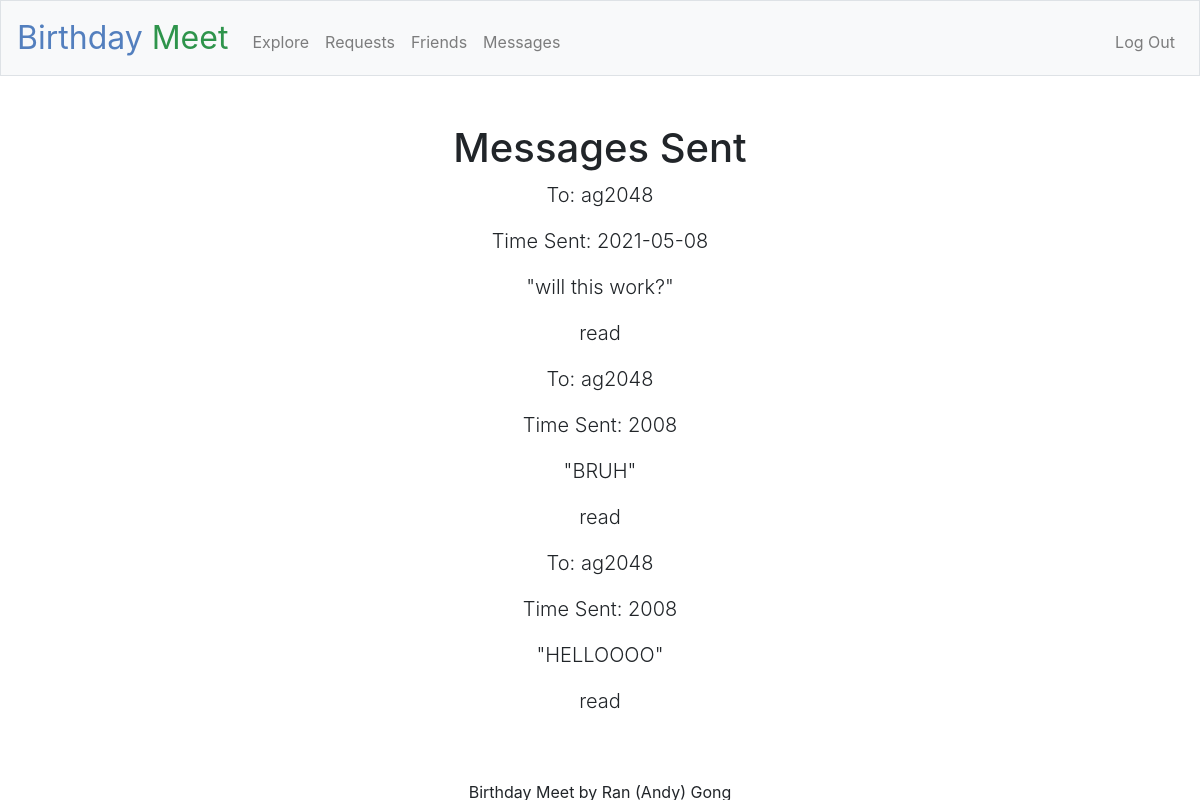
Before: /sent (signed in) with the older database file.
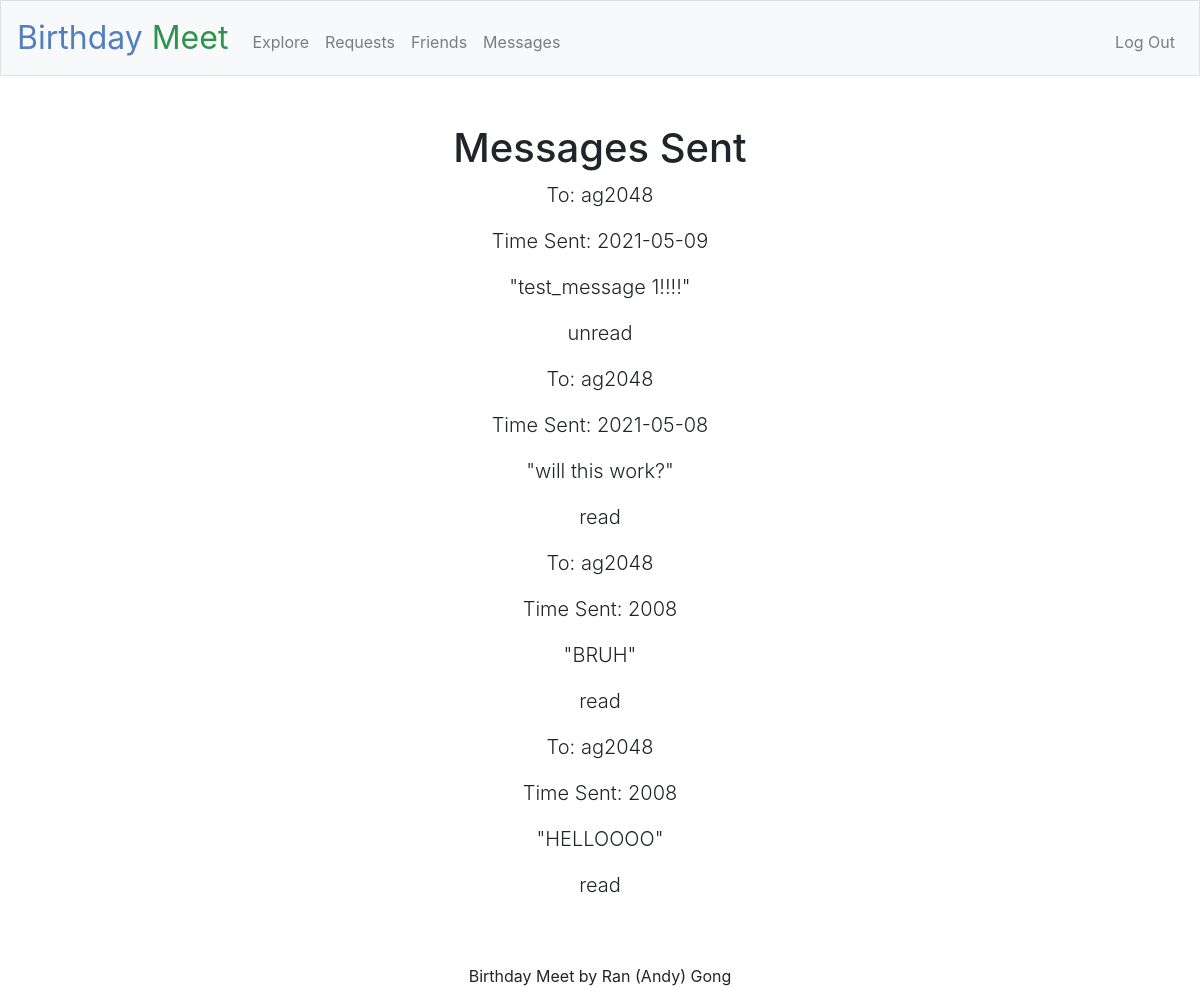
After: the same page with the newer database file.
### tables this page shows
CREATE TABLE users (id INTEGER, username TEXT NOT NULL, hash TEXT NOT NULL, month INTEGER NOT NULL, day INTEGER NOT NULL, PRIMARY KEY(id));

CREATE TABLE messages (
        id INTEGER,
        sender_id INTEGER NOT NULL,
        receiver_id INTEGER NOT NULL,
        message_text TEXT NOT NULL,
        when_sent DATE NOT NULL,
        is_read BIT NOT NULL,
        FOREIGN KEY (sender_id) REFERENCES users (id),
        FOREIGN KEY (receiver_id) REFERENCES users (id),
        PRIMARY KEY(id)
    );

### app.py (the view)
@app.route("/sent")
@login_required
def sent():
    list_of_messages_info = []
    list_of_messages_from_database = db.execute("SELECT * FROM messages WHERE sender_id = ?", session.get("user_id"))
    for message_from_database in list_of_messages_from_database:
        receiver_username = db.execute("SELECT * FROM users WHERE id = ?", message_from_database["receiver_id"])[0]["username"]
        is_read = (message_from_database["is_read"] == 1)
        list_of_messages_info.append({
            "message": message_from_database["message_text"],
            "id": message_from_database["id"],
            "receiver_username": receiver_username,
            "time_sent": message_from_database["when_sent"],
            "is_read": is_read
        })
    list_of_messages_info.reverse()
    return render_template("sent.html", list_of_messages_info=list_of_messages_info)

### app.py (called while the page is built)
@app.after_request
def after_request(response):
    response.headers["Cache-Control"] = "no-cache, no-store, must-revalidate"
    response.headers["Expires"] = 0
    response.headers["Pragma"] = "no-cache"
    return response

def login_required(f):
    @wraps(f)
    def decorated_function(*args, **kwargs):
        if session.get("user_id") is None:
            flash("You are currently not logged in!")
            return redirect("/login")
        return f(*args, **kwargs)
    return decorated_function

### templates/sent.html (shortened to what this page needs)
{% extends "layout.html" %}
{% block main %}
<h1 class="display-5 fw-bold">Messages Sent</h1>
{% if list_of_messages_info %}
    {% for message in list_of_messages_info %}
        <p class="lead">
            To: {{ message.receiver_username }}
        </p>
        <p class="lead">
            Time Sent: {{ message.time_sent }}
        </p>
        <p class="lead">
            "{{ message.message }}"
        </p>
        {% if message.is_read %}
            <p class="lead">
                read
            </p>
        {% else %}
            <p class="lead">
                unread
            </p>
        {% endif %}
    {% endfor %}
{% else %}
    You have not yet sent any message
{% endif %}
{% endblock %}

Changed rows visible on the page:
added messages: time_sent "2021-05-09", message "test_message 1!!!!"
Other visible differences:
new list line: "To: Time Sent: \" \" unread"
new list line: "ag2048"
